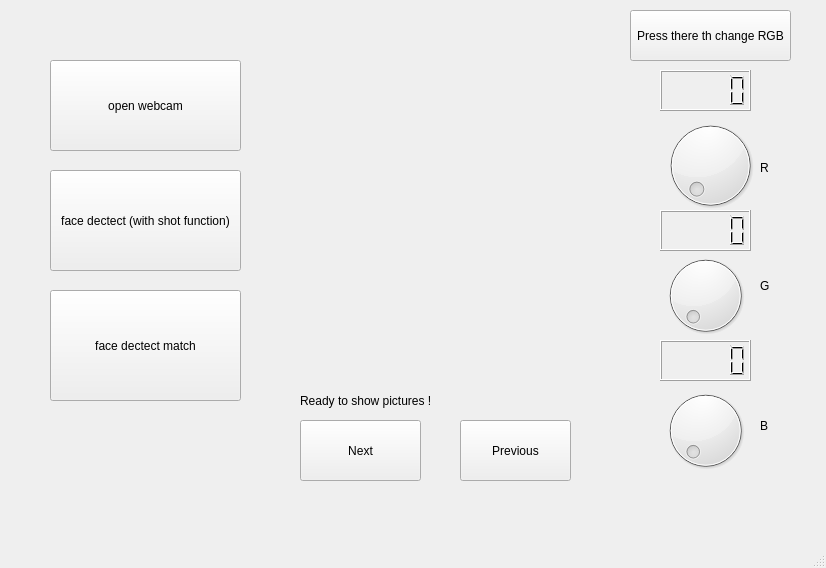
<?xml version="1.0" encoding="UTF-8"?>
<ui version="4.0">
 <class>MainWindow</class>
 <widget class="QMainWindow" name="MainWindow">
  <property name="geometry">
   <rect>
    <x>0</x>
    <y>0</y>
    <width>826</width>
    <height>568</height>
   </rect>
  </property>
  <property name="windowTitle">
   <string>MainWindow</string>
  </property>
  <widget class="QWidget" name="centralwidget">
   <widget class="QPushButton" name="pushButton">
    <property name="geometry">
     <rect>
      <x>50</x>
      <y>60</y>
      <width>191</width>
      <height>91</height>
     </rect>
    </property>
    <property name="text">
     <string>open webcam</string>
    </property>
   </widget>
   <widget class="QPushButton" name="pushButton_2">
    <property name="geometry">
     <rect>
      <x>50</x>
      <y>170</y>
      <width>191</width>
      <height>101</height>
     </rect>
    </property>
    <property name="text">
     <string>face dectect (with shot function)</string>
    </property>
   </widget>
   <widget class="QPushButton" name="pushButton_3">
    <property name="geometry">
     <rect>
      <x>50</x>
      <y>290</y>
      <width>191</width>
      <height>111</height>
     </rect>
    </property>
    <property name="text">
     <string>face dectect match</string>
    </property>
   </widget>
   <widget class="QLabel" name="label">
    <property name="geometry">
     <rect>
      <x>300</x>
      <y>50</y>
      <width>320</width>
      <height>320</height>
     </rect>
    </property>
    <property name="minimumSize">
     <size>
      <width>320</width>
      <height>320</height>
     </size>
    </property>
    <property name="maximumSize">
     <size>
      <width>0</width>
      <height>0</height>
     </size>
    </property>
    <property name="sizeIncrement">
     <size>
      <width>0</width>
      <height>0</height>
     </size>
    </property>
    <property name="baseSize">
     <size>
      <width>0</width>
      <height>0</height>
     </size>
    </property>
    <property name="autoFillBackground">
     <bool>false</bool>
    </property>
    <property name="text">
     <string/>
    </property>
    <property name="pixmap">
     <pixmap>image/initpic.jpg</pixmap>
    </property>
   </widget>
   <widget class="QPushButton" name="pushButton_4">
    <property name="geometry">
     <rect>
      <x>300</x>
      <y>420</y>
      <width>121</width>
      <height>61</height>
     </rect>
    </property>
    <property name="text">
     <string>Next</string>
    </property>
   </widget>
   <widget class="QPushButton" name="pushButton_5">
    <property name="geometry">
     <rect>
      <x>460</x>
      <y>420</y>
      <width>111</width>
      <height>61</height>
     </rect>
    </property>
    <property name="text">
     <string>Previous</string>
    </property>
   </widget>
   <widget class="QLabel" name="label_2">
    <property name="geometry">
     <rect>
      <x>300</x>
      <y>390</y>
      <width>261</width>
      <height>21</height>
     </rect>
    </property>
    <property name="text">
     <string>Ready to show pictures !</string>
    </property>
   </widget>
   <widget class="QDial" name="dial">
    <property name="geometry">
     <rect>
      <x>660</x>
      <y>110</y>
      <width>101</width>
      <height>111</height>
     </rect>
    </property>
    <property name="maximum">
     <number>255</number>
    </property>
   </widget>
   <widget class="QDial" name="dial_2">
    <property name="geometry">
     <rect>
      <x>660</x>
      <y>240</y>
      <width>91</width>
      <height>111</height>
     </rect>
    </property>
    <property name="maximum">
     <number>255</number>
    </property>
   </widget>
   <widget class="QDial" name="dial_3">
    <property name="geometry">
     <rect>
      <x>660</x>
      <y>370</y>
      <width>91</width>
      <height>121</height>
     </rect>
    </property>
    <property name="maximum">
     <number>255</number>
    </property>
   </widget>
   <widget class="QLabel" name="label_3">
    <property name="geometry">
     <rect>
      <x>760</x>
      <y>160</y>
      <width>16</width>
      <height>16</height>
     </rect>
    </property>
    <property name="text">
     <string>R</string>
    </property>
   </widget>
   <widget class="QLabel" name="label_4">
    <property name="geometry">
     <rect>
      <x>760</x>
      <y>280</y>
      <width>47</width>
      <height>12</height>
     </rect>
    </property>
    <property name="text">
     <string>G</string>
    </property>
   </widget>
   <widget class="QLabel" name="label_5">
    <property name="geometry">
     <rect>
      <x>760</x>
      <y>420</y>
      <width>47</width>
      <height>12</height>
     </rect>
    </property>
    <property name="text">
     <string>B</string>
    </property>
   </widget>
   <widget class="QLCDNumber" name="lcdNumber">
    <property name="geometry">
     <rect>
      <x>660</x>
      <y>70</y>
      <width>91</width>
      <height>41</height>
     </rect>
    </property>
    <property name="maximumSize">
     <size>
      <width>16777215</width>
      <height>16777212</height>
     </size>
    </property>
   </widget>
   <widget class="QLCDNumber" name="lcdNumber_2">
    <property name="geometry">
     <rect>
      <x>660</x>
      <y>210</y>
      <width>91</width>
      <height>41</height>
     </rect>
    </property>
   </widget>
   <widget class="QLCDNumber" name="lcdNumber_3">
    <property name="geometry">
     <rect>
      <x>660</x>
      <y>340</y>
      <width>91</width>
      <height>41</height>
     </rect>
    </property>
   </widget>
   <widget class="QPushButton" name="pushButton_6">
    <property name="geometry">
     <rect>
      <x>630</x>
      <y>10</y>
      <width>161</width>
      <height>51</height>
     </rect>
    </property>
    <property name="text">
     <string>Press there th change RGB</string>
    </property>
   </widget>
  </widget>
  <widget class="QMenuBar" name="menubar">
   <property name="geometry">
    <rect>
     <x>0</x>
     <y>0</y>
     <width>826</width>
     <height>22</height>
    </rect>
   </property>
  </widget>
  <widget class="QStatusBar" name="statusbar"/>
 </widget>
 <resources/>
 <connections/>
</ui>
